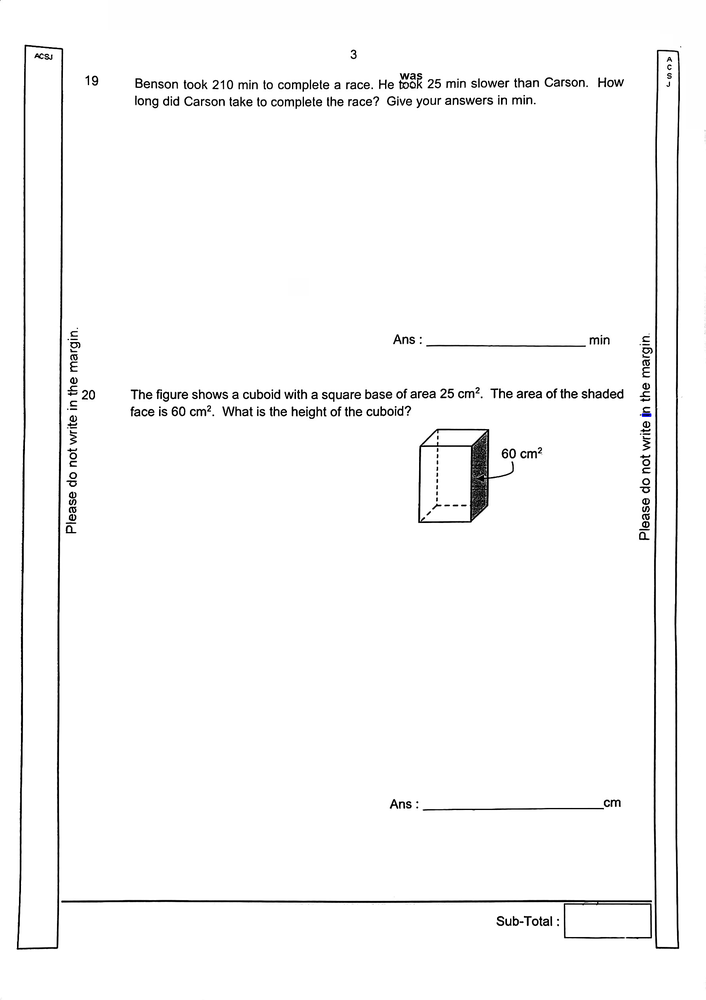
#> input picture ATOM-SG Pilot/02-Geometry/acs_pdf_page010_annotated.png, 706 x 1000 px, shrunk from 1784 x 2526 before the run; its folder holds only this picture in this run
$ python extract_q12_opencv.py
#> lines starting #> are read from the running program, lines starting #| are printed output that depends on the picture; after the words box and inside, x2 and y2 are one past the last pixel; in counts of white or black regions, pixels touching at a corner belong together
#!/usr/bin/env python3
"""
Extract Q12 using OpenCV only (no Paddle/Surya due to dependency issues)
"""

import cv2
import numpy as np
from pathlib import Path
import json


def find_squares_and_rectangles(image_path):
    """Use OpenCV to find squares and rectangles in the image."""
    img = cv2.imread(str(image_path))
#> img is the input picture: shape (1000, 706, 3); mean B, G, R 248.6, 248.6, 248.6
    if img is None:
        print(f"Could not load: {image_path}")
        return None, None

    gray = cv2.cvtColor(img, cv2.COLOR_BGR2GRAY)

    # Apply Gaussian blur to reduce noise
    blurred = cv2.GaussianBlur(gray, (5, 5), 0)

    # Edge detection
    edges = cv2.Canny(blurred, 50, 150)
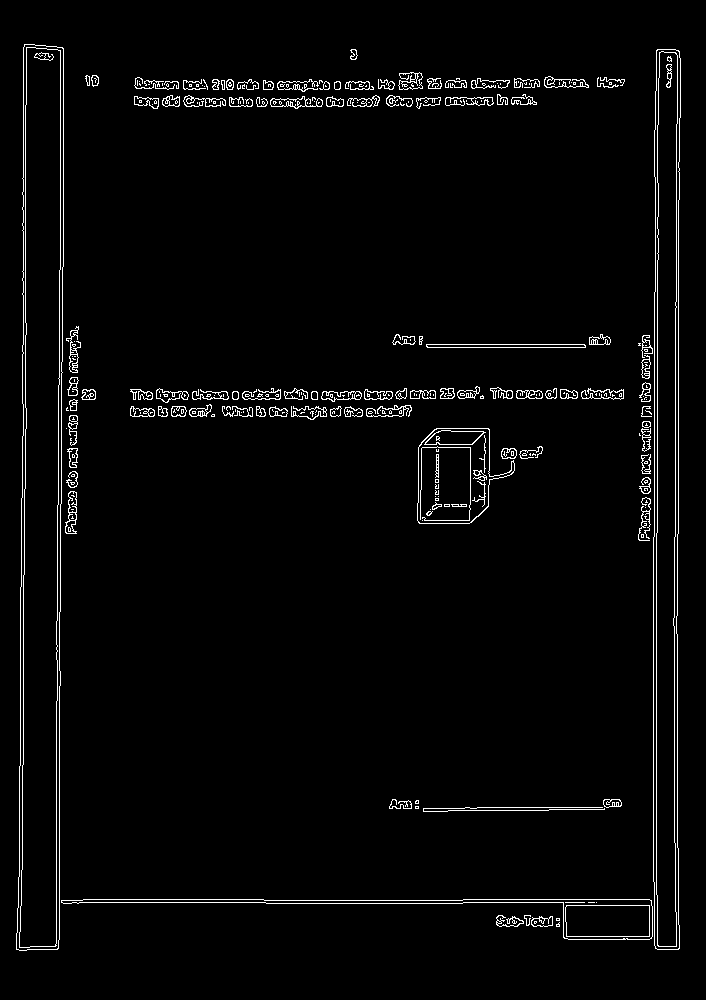
#> edges: shape (1000, 706); 2.8% white in thin lines or dots, all inside (x1, y1, x2, y2) = (16, 44, 681, 951)

    # Dilate edges to connect nearby lines
    kernel = np.ones((3, 3), np.uint8)
    edges = cv2.dilate(edges, kernel, iterations=1)
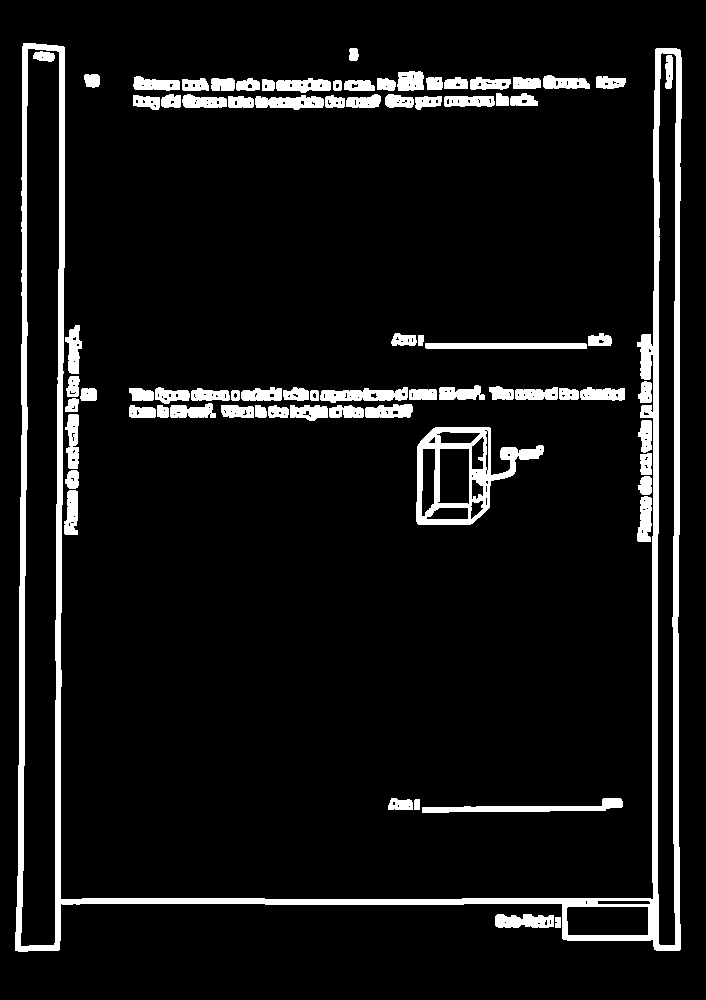
#> edges: shape (1000, 706); 8% white; 78 white regions

    # Find contours
    contours, _ = cv2.findContours(edges, cv2.RETR_EXTERNAL, cv2.CHAIN_APPROX_SIMPLE)
#> contours = 76 contours; largest, box (x1, y1, x2, y2) and area: (15, 43, 682, 952) 68138, (416, 427, 544, 525) 7374, (422, 798, 623, 813) 1018, (320, 387, 408, 403) 850, (425, 343, 587, 349) 804

    squares = []
    rectangles = []

    for contour in contours:
        area = cv2.contourArea(contour)
        if area < 100:  # Filter small noise
            continue

        # Approximate polygon
        epsilon = 0.02 * cv2.arcLength(contour, True)
        approx = cv2.approxPolyDP(contour, epsilon, True)

        if len(approx) == 4:  # Quadrilateral
            x, y, w, h = cv2.boundingRect(approx)
            aspect_ratio = float(w) / h if h > 0 else 0

            shape_info = {
                'x': int(x),
                'y': int(y),
                'width': int(w),
                'height': int(h),
                'aspect_ratio': float(aspect_ratio),
                'area': int(area)
            }

            # Classify as square or rectangle
            if 0.85 <= aspect_ratio <= 1.15:
                squares.append(shape_info)
            else:
                rectangles.append(shape_info)
#> this loop made 76 passes
#> (area, epsilon, approx, x, y, w, h, aspect_ratio) on passes 10, 18, 21, 26, 27: (213, 1.31, [[651, 453], [640, 454], [641, 474], [651, 474]], 640, 453, 12, 22, 0.545), (338, 1.76, [[221, 405], [223, 416], [253, 417], [252, 406]], 221, 405, 33, 13, 2.54), (506, 2.46, [[412, 406], [366, 407], [365, 416], [409, 417]], 365, 406, 48, 12, 4), (264, 1.51, [[409, 390], [409, 399], [436, 399], [435, 389]], 409, 389, 28, 11, 2.55), (191.5, 1.17, [[559, 388], [560, 399], [578, 398], [577, 390]], 559, 388, 20, 12, 1.67)
#> after the loop, rectangles = 10 items; squares = []

    return squares, rectangles, img


def analyze_for_q12(image_path):
    """Analyze if this image contains Q12 (5 squares in rectangle)."""
    print(f"\n{'='*60}")
    print(f"Analyzing: {image_path.name}")
    print(f"{'='*60}")

    squares, rectangles, img = find_squares_and_rectangles(image_path)
#> squares = []; rectangles = 10 items

    if squares is None:
        return None

    print(f"Found {len(squares)} squares, {len(rectangles)} rectangles")
#| Found 0 squares, 10 rectangles

    # Q12 should have exactly 5 squares inside a rectangle
    is_q12_candidate = len(squares) >= 5 and len(rectangles) >= 1
#> is_q12_candidate = False

    if squares:
        print("\nSquares detected:")
        # Sort by area
        sorted_squares = sorted(squares, key=lambda x: x['area'], reverse=True)
        for i, sq in enumerate(sorted_squares[:10]):
            print(f"  {i+1}. Size: {sq['width']}x{sq['height']} px, "
                  f"Area: {sq['area']} px², Pos: ({sq['x']}, {sq['y']})")

    if rectangles:
        print("\nRectangles detected:")
        sorted_rects = sorted(rectangles, key=lambda x: x['area'], reverse=True)
#> sorted_rects = 10 items
        for i, rect in enumerate(sorted_rects[:5]):
            print(f"  {i+1}. Size: {rect['width']}x{rect['height']} px, "
                  f"Area: {rect['area']} px²")
#> this loop made 5 passes
#|   1. Size: 48x12 px, Area: 506 px²
#|   2. Size: 51x11 px, Area: 459 px²
#|   3. Size: 46x13 px, Area: 451 px²
#|   4. Size: 26x19 px, Area: 440 px²
#|   5. Size: 41x13 px, Area: 420 px²

    # Create annotated image
    annotated = img.copy()
    for sq in squares:
        cv2.rectangle(annotated, (sq['x'], sq['y']),
                     (sq['x'] + sq['width'], sq['y'] + sq['height']),
                     (0, 255, 0), 2)
#> this loop made 0 passes
    for rect in rectangles:
        cv2.rectangle(annotated, (rect['x'], rect['y']),
                     (rect['x'] + rect['width'], rect['y'] + rect['height']),
                     (255, 0, 0), 2)
#> this loop made 10 passes
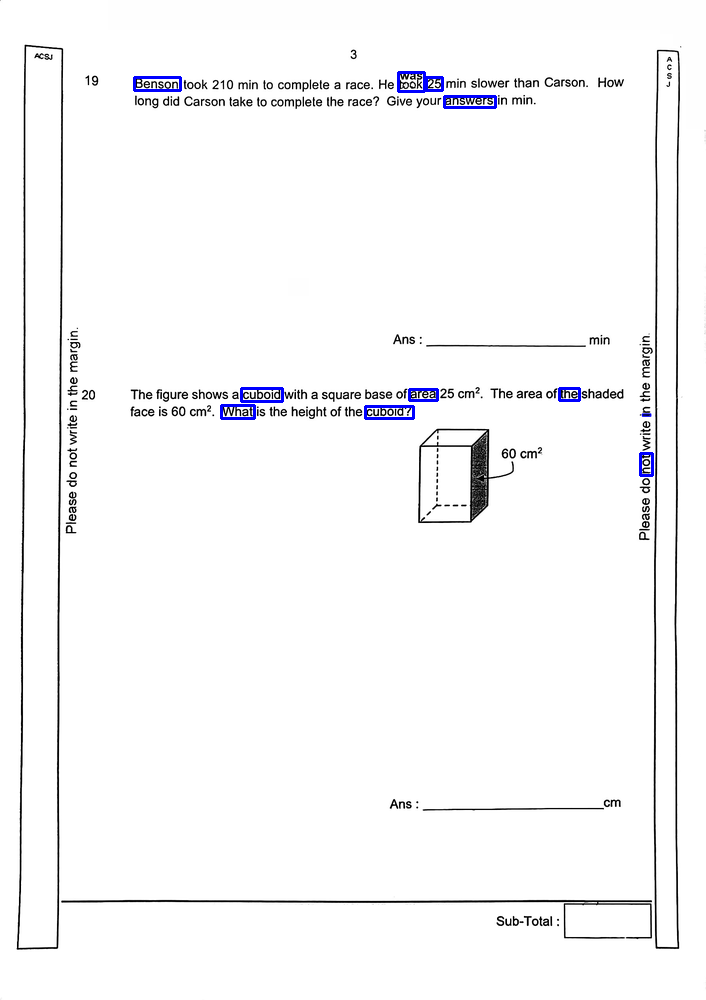
#> annotated: shape (1000, 706, 3); 0.38% of pixels changed, all inside (x1, y1, x2, y2) = (133, 71, 654, 477)

    # Save annotated image
    output_path = image_path.parent / f"{image_path.stem}_annotated.png"
    cv2.imwrite(str(output_path), annotated)
    print(f"\nAnnotated image saved: {output_path.name}")

    return {
        'image': image_path.name,
        'squares': len(squares),
        'rectangles': len(rectangles),
        'square_details': squares[:10],
        'is_q12_candidate': is_q12_candidate
    }


def main():
    base_path = Path(__file__).parent

    # Analyze all candidate pages
    candidates = sorted(base_path.glob("acs_pdf_page*.png"))

    results = []
    for candidate in candidates:
        result = analyze_for_q12(candidate)
#> result = {'image': 'acs_pdf_page010_annotated.png', 'squares': 0, 'rectangles': 10, 'square_details': [], 'is_q12_candidate': False}
        if result:
            results.append(result)

    # Summary
    print(f"\n{'='*60}")
    print("SUMMARY - Q12 CANDIDATES")
    print(f"{'='*60}")

    q12_candidates = [r for r in results if r['is_q12_candidate']]
#> q12_candidates = []

    if q12_candidates:
        print(f"\nFound {len(q12_candidates)} potential Q12 pages:")
        for r in q12_candidates:
            print(f"  - {r['image']}: {r['squares']} squares")
    else:
        print("\nNo clear Q12 candidates found.")
        print("Pages with most squares:")
        sorted_results = sorted(results, key=lambda x: x['squares'], reverse=True)
#> sorted_results = 1 item
        for r in sorted_results[:3]:
            print(f"  - {r['image']}: {r['squares']} squares")
#> this loop made 1 pass
#|   - acs_pdf_page010_annotated.png: 0 squares

    # Save results
    output_file = base_path / "opencv_analysis_results.json"
    with open(output_file, 'w') as f:
        json.dump(results, f, indent=2)
    print(f"\nResults saved to: {output_file}")


if __name__ == "__main__":
    main()

$ run again, on ATOM-SG Pilot/02-Geometry/acs_pdf_page014_annotated.png
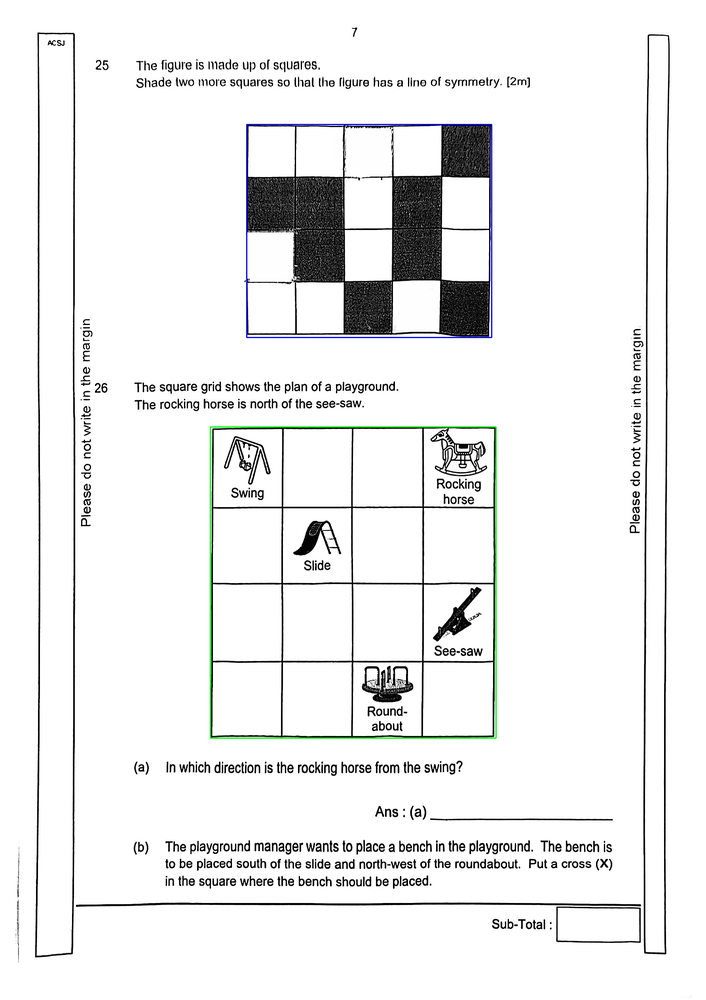
#> input picture ATOM-SG Pilot/02-Geometry/acs_pdf_page014_annotated.png, 706 x 1000 px, shrunk from 1784 x 2526 before the run
#> in find_squares_and_rectangles, img is the input picture: shape (1000, 706, 3); mean B, G, R 237.5, 237.7, 237.1
#> in find_squares_and_rectangles, `edges = cv2.dilate(edges, kernel, iterations=1)`:
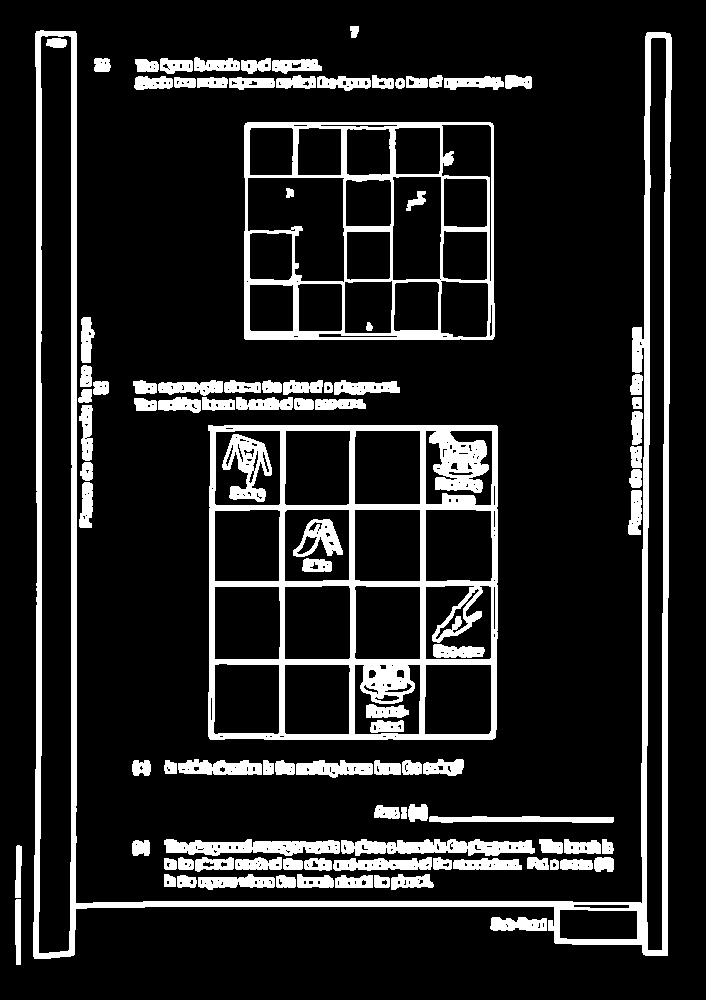
#> edges: shape (1000, 706); 14% white; 101 white regions
#> contours = 91 contours; largest, box (x1, y1, x2, y2) and area: (208, 425, 498, 740) 90252, (33, 30, 672, 959) 66914, (244, 122, 495, 340) 54004, (341, 839, 535, 856) 2103, (164, 839, 340, 856) 1911
#> the loop in find_squares_and_rectangles, `for contour in contours:` made 91 passes
#> (area, epsilon, approx, x, y, w, h, aspect_ratio) on passes 2, 13, 24, 29, 36: (305, 2.78, [[16, 899], [16, 964], [20, 964], [20, 899]], 16, 899, 5, 66, 0.0758), (621.5, 3.2, [[453, 862], [453, 868], [521, 869], [518, 859]], 453, 859, 69, 11, 6.27), (244, 2.27, [[17, 845], [15, 897], [20, 897], [21, 846]], 15, 845, 7, 53, 0.132), (2103, 10.49, [[341, 840], [355, 855], [534, 852], [531, 840]], 341, 840, 194, 16, 12.12), (294, 1.59, [[374, 761], [374, 773], [400, 774], [399, 763]], 374, 761, 27, 14, 1.93)
#> after the loop in find_squares_and_rectangles, `for contour in contours:`: rectangles = 9 items; squares = 2 items
#> in analyze_for_q12, `squares, rectangles, img = find_squares_and_rectangles(image_path)`: rectangles = 9 items
#| Found 2 squares, 9 rectangles
#> is_q12_candidate = False
#> sorted_squares = 2 items
#> the loop in analyze_for_q12, `for i, sq in enumerate(sorted_squares[:10]):` made 2 passes
#|   1. Size: 290x314 px, Area: 90252 px², Pos: (208, 425)
#|   2. Size: 249x217 px, Area: 54004 px², Pos: (245, 123)
#> sorted_rects = 9 items
#> the loop in analyze_for_q12, `for i, rect in enumerate(sorted_rects[:5]):` made 5 passes
#|   1. Size: 194x16 px, Area: 2103 px²
#|   2. Size: 77x12 px, Area: 876 px²
#|   3. Size: 66x14 px, Area: 656 px²
#|   4. Size: 69x11 px, Area: 621 px²
#|   5. Size: 5x66 px, Area: 305 px²
#> the loop in analyze_for_q12, `for sq in squares:` made 2 passes
#> the loop in analyze_for_q12, `for rect in rectangles:` made 9 passes
#> after the loop in analyze_for_q12, `for rect in rectangles:`:
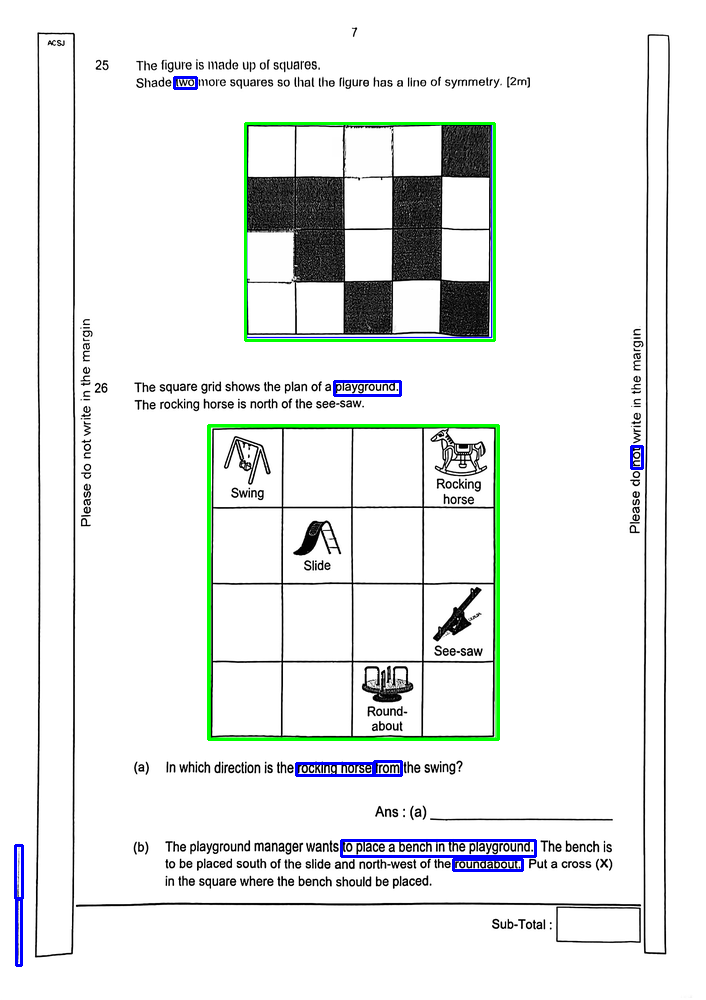
#> annotated: shape (1000, 706, 3); mean B, G, R 235.5, 236.4, 233.7
#> result = 5 items
#> q12_candidates = []
#> sorted_results = 1 item
#> the loop in main, `for r in sorted_results[:3]:` made 1 pass
#|   - acs_pdf_page014_annotated.png: 2 squares
